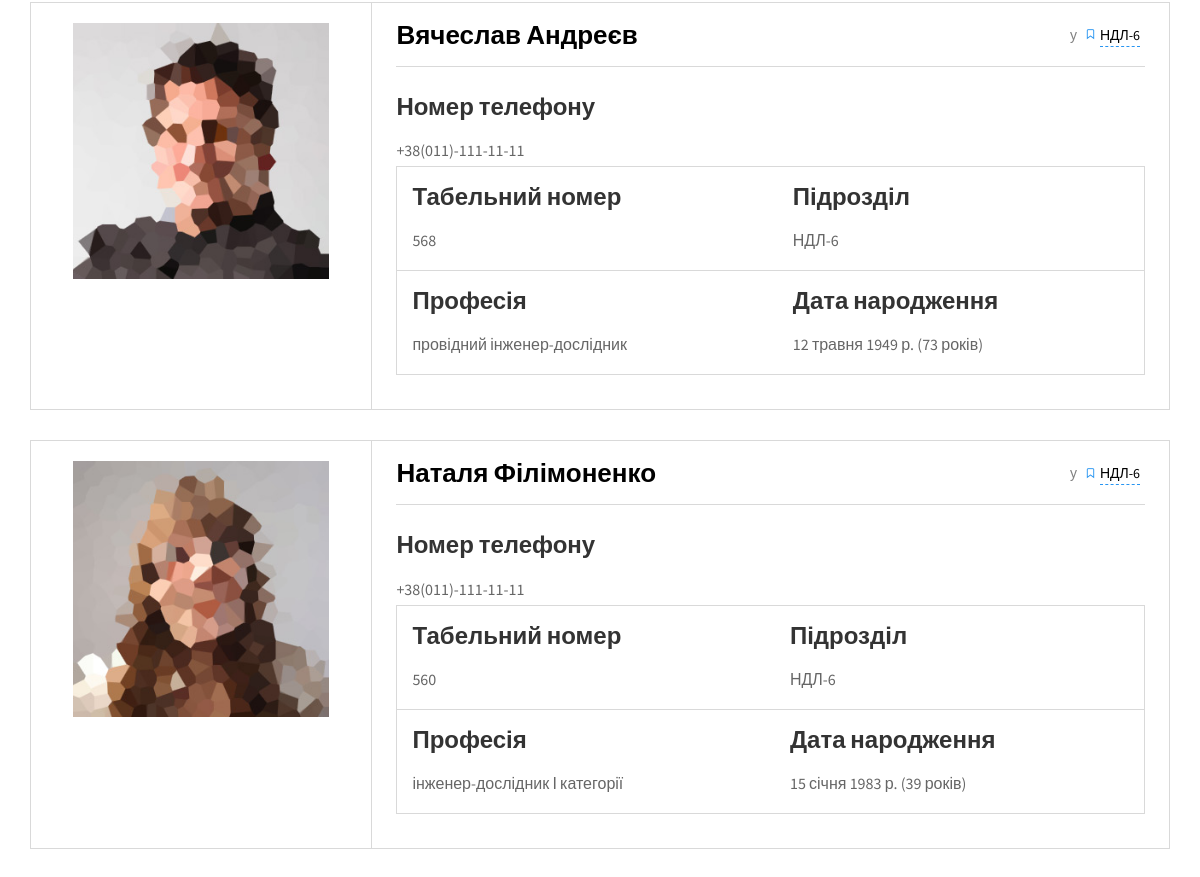
/staff/ (middle part), run on an earlier commit of the app's database.
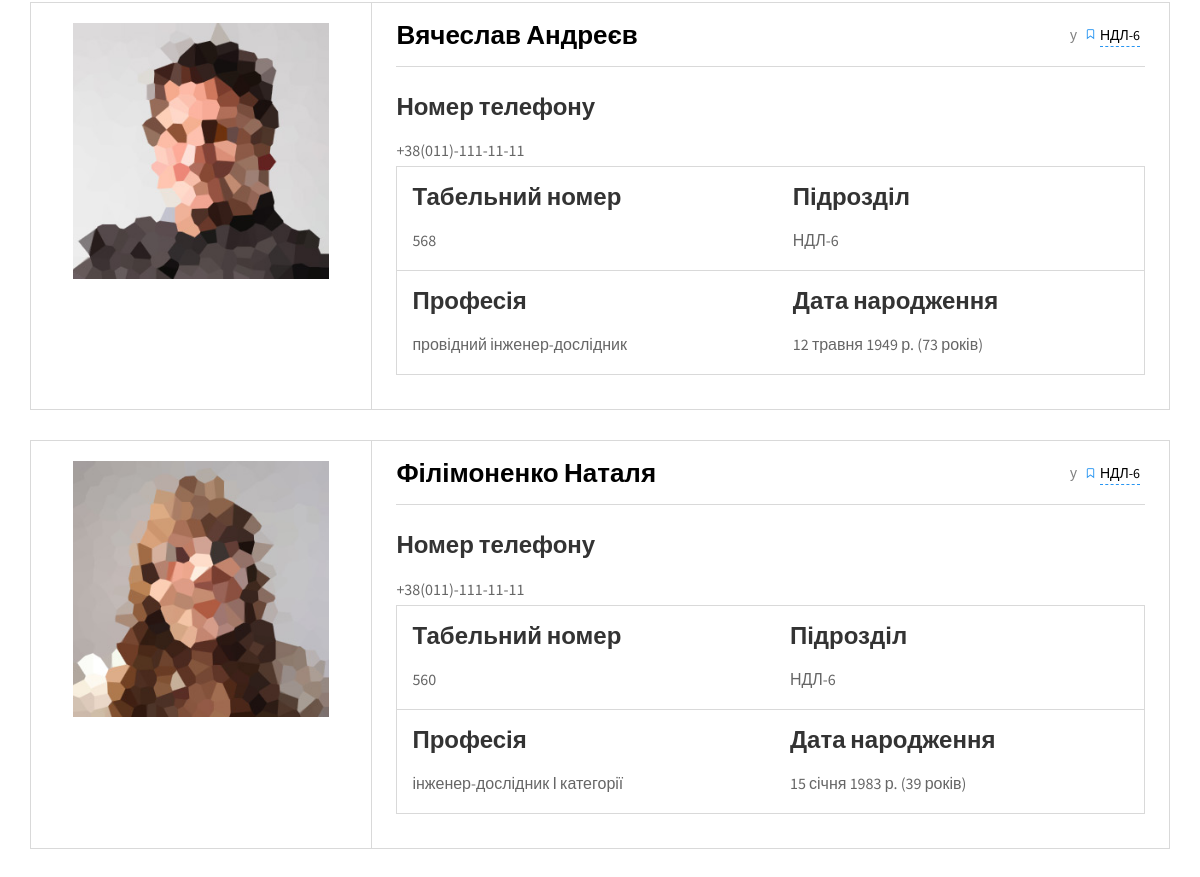
And on a later commit of the database.
### nio_app/models.py (models this page shows, shortened)
class Staff(models.Model):
    fio = models.CharField(max_length=100, help_text='не більше ніж 100 символів',
                           verbose_name='ПІБ')
    slug = models.SlugField(max_length=100, unique=True, verbose_name='URL', db_index=True)
    div = models.ForeignKey(Divisions, on_delete=models.SET_NULL, verbose_name='Підрозділ', null=True)
    tabel = models.CharField(max_length=5, help_text='не більше ніж 5 символів', verbose_name='Табельный номер',
                             unique=True)
    prof = models.CharField(max_length=100, help_text='не більше ніж 100 символів',
                            verbose_name='Посада')
    oklad = models.IntegerField(verbose_name='Оклад')
    birthday = models.DateField(verbose_name="Дата народження", blank=True)
    phone = models.CharField(max_length=18, help_text='формат +38(ХХХ)-ХХХ-ХХ-ХХ',
                             verbose_name='Номер телефону')
    adress = models.CharField(max_length=100, help_text='формат пр/вул/провулок ХХХХХ д.ХХ кв.ХХ',
                              verbose_name='Домашня адреса')
    photo = models.ImageField(upload_to="workers_foto/", verbose_name="Фото")
    objects = models.Manager()
    class Meta:
        verbose_name = 'Персонал'
        verbose_name_plural = 'Персонал'

class Divisions(models.Model):
    name = models.CharField(max_length=200, help_text='не більше ніж 200 символів',
                            verbose_name='Назва підрозділу')
    abr = models.CharField(max_length=10, help_text='не більше ніж 10 символів',
                           verbose_name='Абрівіатура підрозділу')
    slug = models.SlugField(max_length=200, unique=True, verbose_name='URL', db_index=True)
    description = models.TextField(max_length=5000, help_text='Введіть короткий опис підрозділу',
                                   verbose_name='Опис підрозділу')
    num_staff = models.IntegerField(verbose_name='Кількість персоналу', null=True, blank=True, default=0)
    num_projects = models.IntegerField(verbose_name='Кількість проектів', null=True)
    num_docs = models.IntegerField(verbose_name='Загальна кількість документації', null=True)
    locs = models.ManyToManyField('Location', verbose_name='Розміщення')
    coops = models.ManyToManyField('Cooperation', verbose_name='Підрозділи взаємодії')
    theses = models.ManyToManyField('Theses', verbose_name='Тези')
    boss = models.CharField(max_length=200, help_text='не більше ніж 200 символів',
                            verbose_name='ПІБ керівника', null=True, blank=True)
    photo_boss = models.ImageField(upload_to="boss_foto/", verbose_name="Фото")
    photo_1 = models.ImageField(upload_to="theses/", verbose_name="Фото підрозділу", null=True)
    photo_2 = models.ImageField(upload_to="theses/", verbose_name="Фото підрозділу", blank=True, null=True)
    photo_3 = models.ImageField(upload_to="theses/", verbose_name="Фото підрозділу", blank=True, null=True)
    photo_4 = models.ImageField(upload_to="theses/", verbose_name="Фото підрозділу", blank=True, null=True)
    photo_5 = models.ImageField(upload_to="theses/", verbose_name="Фото підрозділу", blank=True, null=True)
    objects = models.Manager()
    __original_name = None
    def __init__(self, *args, **kwargs):
        super().__init__(*args, **kwargs)
        self.__original_name = self.name
    class Meta:
        verbose_name = 'Підрозділи'
        verbose_name_plural = 'Підрозділи'
        ordering = ['name']
    def __str__(self):
        return self.abr

### nio_app/views.py (the view, shortened to what this page needs)
# urls.py: path('staff/', StaffList.as_view(), name='staff'),
class StaffList(ListView):
    model = Staff
    template_name = 'nio_app/staff.html'
    def get_context_data(self, *, object_list=None, **kwargs):
        context = super().get_context_data(object_list=None, **kwargs)
        context.update(CONTEXT)
        context['staff_all'] = Staff.objects.all().count()
        return context

### nio_app/templates/nio_app/staff.html (shortened to what this page needs)
{% extends 'nio_app/base_portal.html' %}
{% load static %}
{% block content %}
<section class="container">
  {% for s in staff %}
  <div class="shop-tile">
    <a href="#" class="thumbnail">
      <img src="{{s.photo.url}}" alt="Photo">
    </a>
    <div class="description">
      <div class="shop-meta">
        <div class="column">
          <span class="price">{{s.fio}}</span>
        </div>
        <div class="column">
          <span class="hidden-xs">у</span>
          <span id="div">
            <i class="icon-ribbon hidden-xs"></i>
            <a href="{% url 'nio_app:division' s.div.slug %}">{{s.div.abr}}</a>
          </span>
        </div>
      </div>
      <table>
        <tr>
          <td>
            <h6 class="shop-title">Табельний номер</h6>
            <p style="margin:0 0 4px">{{s.tabel}}</p>
          </td>
          <td>
            <h6 class="shop-title">Підрозділ</h6>
            <p style="margin:0 0 4px">{{s.div.abr}}</p>
          </td>
        </tr>
         <tr>
          <td>
            <h6 class="shop-title">Професія</h6>
           <p style="margin:0 0 4px">{{s.prof}}</p>
          </td>
          <td>
            <h6 class="shop-title">Дата народження</h6>
            <p style="margin:0 0 4px">{{s.birthday}} <span class="text-gray">({{s.birthday|timesince|slice:":2"}} років)</span></p>
          </td>
        </tr>
        <tr>
        <h4 class="shop-title">Номер телефону</h4>
        <p style="margin:0 0 4px">{{s.phone}}</p>
        </tr>
      </table>
    </div>
  </div>
  {% endfor %}
</section>
{% endblock content %}

What changed in the data, as far as the page shows it:
changed Staff "інженер-дослідник І категорії": fio "Наталя Філімоненко" → "Філімоненко Наталя"
